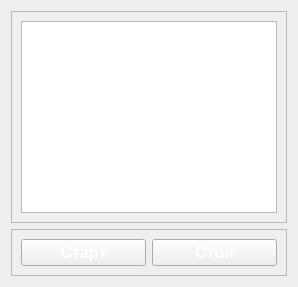
                <widget class="QWidget" name="page_registration_activity">
                 <layout class="QVBoxLayout" name="verticalLayout_13">
                  <item>
                   <widget class="QFrame" name="frame_13">
                    <property name="sizePolicy">
                     <sizepolicy hsizetype="Preferred" vsizetype="MinimumExpanding">
                      <horstretch>0</horstretch>
                      <verstretch>0</verstretch>
                     </sizepolicy>
                    </property>
                    <property name="frameShape">
                     <enum>QFrame::StyledPanel</enum>
                    </property>
                    <property name="frameShadow">
                     <enum>QFrame::Raised</enum>
                    </property>
                    <layout class="QVBoxLayout" name="verticalLayout_14">
                     <item>
                      <widget class="QListView" name="lv_activity_registrariob"/>
                     </item>
                    </layout>
                   </widget>
                  </item>
                  <item alignment="Qt::AlignBottom">
                   <widget class="QFrame" name="frame_14">
                    <property name="frameShape">
                     <enum>QFrame::StyledPanel</enum>
                    </property>
                    <property name="frameShadow">
                     <enum>QFrame::Raised</enum>
                    </property>
                    <layout class="QHBoxLayout" name="horizontalLayout_7">
                     <item>
                      <widget class="QPushButton" name="btn_start_activity_registration">
                       <property name="font">
                        <font>
                         <pointsize>12</pointsize>
                         <weight>75</weight>
                         <bold>true</bold>
                        </font>
                       </property>
                       <property name="styleSheet">
                        <string notr="true">color: rgb(255, 255, 255);</string>
                       </property>
                       <property name="text">
                        <string>Старт</string>
                       </property>
                      </widget>
                     </item>
                     <item>
                      <widget class="QPushButton" name="btn_end_activity_registration">
                       <property name="font">
                        <font>
                         <pointsize>12</pointsize>
                         <weight>75</weight>
                         <bold>true</bold>
                        </font>
                       </property>
                       <property name="styleSheet">
                        <string notr="true">color: rgb(255, 255, 255);</string>
                       </property>
                       <property name="text">
                        <string>Стоп</string>
                       </property>
                      </widget>
                     </item>
                    </layout>
                   </widget>
                  </item>
                 </layout>
                </widget>
